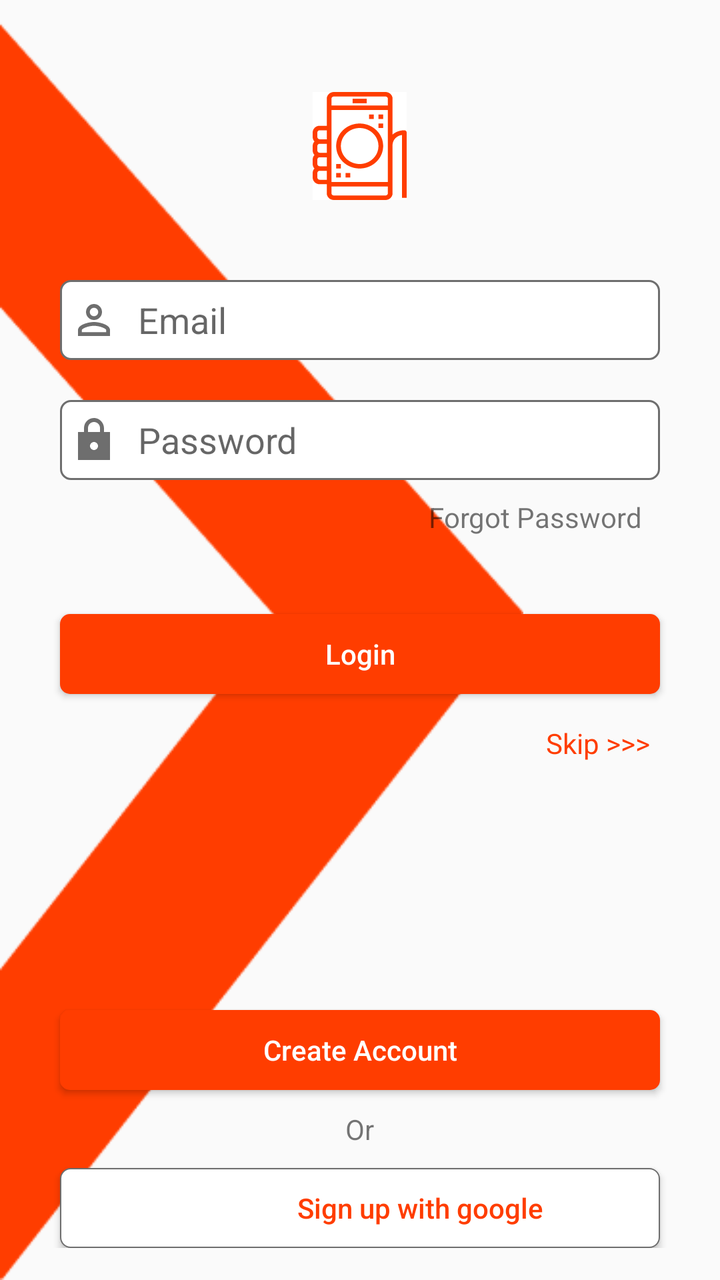
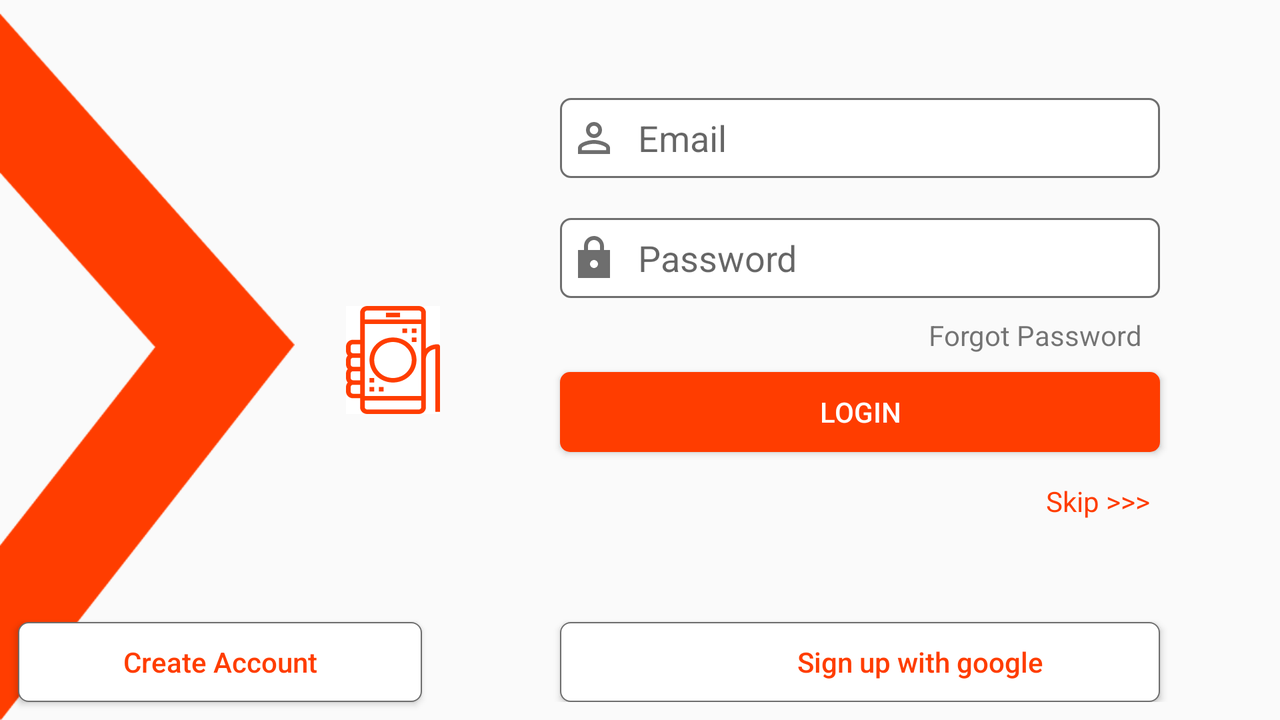

First picture: res/layout/ on a phone held upright. Second picture: the repository's own variant of that layout, on a device whose configuration matches the variant's folder. Source for both follows.
<!-- AndroidManifest.xml: application theme AppTheme -->
<!-- res/layout/activity_signn.xml -->
<?xml version="1.0" encoding="utf-8"?>
<RelativeLayout
    xmlns:android="http://schemas.android.com/apk/res/android"
    xmlns:app="http://schemas.android.com/apk/res-auto"
    xmlns:tools="http://schemas.android.com/tools"
    android:layout_width="match_parent"
    android:layout_height="match_parent"
    tools:context=".activities.SignInActivity">

    <ImageView
        android:layout_width="match_parent"
        android:layout_height="match_parent"
        android:adjustViewBounds="false"
        android:src="@drawable/nlogo"
        android:scaleType="fitStart"
         />
    <RelativeLayout
        android:padding="16dp"
        android:layout_width="match_parent"
        android:layout_height="match_parent">
        <View
            android:id="@+id/view6"
            android:layout_width="match_parent"
            android:layout_height="30dp"/>
        <ImageView
            android:layout_below="@+id/view6"
            android:layout_centerHorizontal="true"
            android:id="@+id/logo"
            app:srcCompat="@drawable/ic_logo"
            android:layout_width="wrap_content"
            android:layout_height="wrap_content" />

        <View
            android:id="@+id/view0"
            android:layout_below="@+id/logo"
            android:layout_width="match_parent"
            android:layout_height="40dp"/>

        <EditText
            android:drawableStart="@drawable/ic_user"
            android:drawableLeft="@drawable/ic_user"
            android:drawablePadding="10dp"
            android:hint="@string/hint_username"
            android:inputType="textEmailAddress"
            android:layout_below="@+id/view0"
            android:layout_centerHorizontal="true"
            android:layout_gravity="center"
            android:id="@+id/username_et"
            android:padding="5dp"
            android:minHeight="40dp"
            android:background="@drawable/text_drawable"
            android:layout_width="300dp"
            android:layout_height="wrap_content" />
        <View
            android:id="@+id/view1"
            android:layout_below="@+id/username_et"
            android:layout_width="match_parent"
            android:layout_height="20dp"/>

        <EditText
            android:drawableStart="@drawable/ic_lock_n"
            android:drawableLeft="@drawable/ic_lock_n"
            android:drawablePadding="10dp"
            android:hint="@string/hint_password"
            android:layout_centerHorizontal="true"
            android:layout_gravity="center"
            android:id="@+id/password_et"
            android:padding="5dp"
            android:layout_below="@+id/view1"
            android:minHeight="40dp"
            android:background="@drawable/text_drawable"
            android:layout_width="300dp"
            android:layout_height="wrap_content" />

        <TextView
            android:id="@+id/forgot_password_tv"
            android:clickable="true"
            android:focusable="true"
            android:padding="9dp"
            android:layout_below="@+id/password_et"
            android:layout_alignEnd="@+id/password_et"
            android:layout_alignRight="@+id/password_et"
            android:text="@string/forgot_password"
            android:layout_width="wrap_content"
            android:layout_height="wrap_content"
            android:foreground="?android:attr/selectableItemBackground"/>

        <View
            android:layout_below="@+id/forgot_password_tv"
            android:id="@+id/view2"
            android:layout_width="match_parent"
            android:layout_height="30dp"/>

        <Button
            android:layout_centerHorizontal="true"
            android:id="@+id/login_btn"
            android:layout_below="@+id/view2"
            android:layout_gravity="center"
            android:textAllCaps="false"
            android:text="@string/login"
            android:textColor="@color/white"
            android:background="@drawable/button_round_corner"
            android:layout_width="300dp"
            android:minHeight="40dp"
            android:layout_height="wrap_content"
            android:foreground="?android:attr/selectableItemBackground"/>

        
            
            
            
            
            
            
            
            
            
            
            

        <TextView
            android:clickable="true"
            android:focusable="true"
            android:padding="5dp"
            android:layout_marginTop="10dp"
            android:layout_alignEnd="@+id/login_btn"
            android:layout_alignRight="@+id/login_btn"
            android:layout_below="@+id/login_btn"
            android:textColor="@color/colorPrimary"
            android:text="@string/skip"
            android:id="@+id/skip"
            android:layout_width="wrap_content"
            android:layout_height="wrap_content"
            android:foreground="?android:attr/selectableItemBackground"/>

        <Button
            android:layout_centerHorizontal="true"
            android:id="@+id/create_acct_btn"
            android:layout_above="@+id/or"
            android:layout_gravity="center"
            android:textAllCaps="false"
            android:text="@string/create_acct"
            android:textColor="@color/white"
            android:background="@drawable/button_round_corner"
            android:layout_width="300dp"
            android:minHeight="40dp"
            android:layout_height="wrap_content"
            android:foreground="?android:attr/selectableItemBackground"/>

        <TextView
            android:id="@+id/or"
            android:layout_margin="10dp"
            android:layout_centerHorizontal="true"
            android:layout_above="@+id/google_sign_in"
            android:text="@string/or"
            android:layout_width="wrap_content"
            android:layout_height="wrap_content" />

        <Button
            android:layout_centerHorizontal="true"
            android:layout_alignParentBottom="true"
            android:layout_width="300dp"
            android:layout_height="wrap_content"
            android:layout_gravity="center_horizontal"
            android:drawableLeft="@drawable/ic_search"
            android:drawableStart="@drawable/ic_search"
            android:drawablePadding="-70dp"
            android:background="@drawable/edit_text_drawable"
            android:minHeight="40dp"
            android:id="@+id/google_sign_in"
            android:paddingStart="60dp"
            android:paddingLeft="60dp"
            android:text="@string/google_signin"
            android:foreground="?android:attr/selectableItemBackground"
            android:textAllCaps="false"
            android:textColor="@color/colorPrimary" />

    </RelativeLayout>

</RelativeLayout>
<!-- resources referenced by this layout -->
<resources>
  <color name="colorPrimary">#ff3d00</color>
  <color name="white">#ffffff</color>
  <!-- drawable button_round_corner (drawable) -->
  <?xml version="1.0" encoding="utf-8"?>
  <shape
      xmlns:android="http://schemas.android.com/apk/res/android"
      android:shape="rectangle">
      <solid android:color="@color/colorPrimary"/>
      <corners android:radius="5dp"/>
  
  </shape>
  <!-- drawable edit_text_drawable (drawable) -->
  <?xml version="1.0" encoding="utf-8"?>
  <shape
      xmlns:android="http://schemas.android.com/apk/res/android"
      android:shape="rectangle">
      <solid android:color="@color/white"/>
      <corners android:radius="5dp"/>
      <stroke android:color="@color/dimmerText"
          android:width="0.5dp"/>
  
  </shape>
  <!-- drawable ic_lock_n (drawable) -->
  <vector xmlns:android="http://schemas.android.com/apk/res/android"
      android:width="24dp"
      android:height="24dp"
      android:viewportWidth="24"
      android:viewportHeight="24">
    <path
        android:fillColor="#6E6E6E"
        android:pathData="M20,8h-3L17,6.21c0,-2.61 -1.91,-4.94 -4.51,-5.19C9.51,0.74 7,3.08 7,6v2L4,8v14h16L20,8zM12,17c-1.1,0 -2,-0.9 -2,-2s0.9,-2 2,-2 2,0.9 2,2 -0.9,2 -2,2zM9,8L9,6c0,-1.66 1.34,-3 3,-3s3,1.34 3,3v2L9,8z"/>
  </vector>
  <!-- drawable ic_logo: vector/xml drawable (drawable, 3016 chars, omitted) -->
  <!-- drawable ic_user (drawable) -->
  <vector xmlns:android="http://schemas.android.com/apk/res/android"
      android:width="24dp"
      android:height="24dp"
      android:viewportWidth="24"
      android:viewportHeight="24">
    <path
        android:fillColor="#6E6E6E"
        android:pathData="M12,5.9c1.16,0 2.1,0.94 2.1,2.1s-0.94,2.1 -2.1,2.1S9.9,9.16 9.9,8s0.94,-2.1 2.1,-2.1m0,9c2.97,0 6.1,1.46 6.1,2.1v1.1L5.9,18.1L5.9,17c0,-0.64 3.13,-2.1 6.1,-2.1M12,4C9.79,4 8,5.79 8,8s1.79,4 4,4 4,-1.79 4,-4 -1.79,-4 -4,-4zM12,13c-2.67,0 -8,1.34 -8,4v3h16v-3c0,-2.66 -5.33,-4 -8,-4z"/>
  </vector>
  <!-- drawable nlogo: png bitmap (drawable, 6771 bytes) -->
  <!-- drawable text_drawable (drawable) -->
  <?xml version="1.0" encoding="utf-8"?>
  <shape
      xmlns:android="http://schemas.android.com/apk/res/android">
      <corners android:radius="5dp"/>
      <solid android:color="@color/white"/>
      <stroke android:color="@color/dimmerText"
          android:width="1dp"/>
  </shape>
  <string name="create_acct">Create Account</string>
  <string name="forgot_password">Forgot Password</string>
  <string name="google_signin">Sign up with google</string>
  <string name="hint_password">Password</string>
  <string name="hint_username">Email</string>
  <string name="login">Login</string>
  <string name="or">Or</string>
  <string name="skip">Skip &gt;&gt;&gt;</string>
  <style name="AppTheme" parent="Theme.AppCompat.Light.NoActionBar">
          
          <item name="colorPrimary">@color/colorPrimary</item>
          <item name="colorPrimaryDark">@color/colorPrimaryDark</item>
          <item name="colorAccent">@color/colorAccent</item>
          <item name="fontPath">fonts/sedan_regular.ttf</item>
  
      </style>
  <color name="dimmerText">#6e6e6e</color>
  <color name="colorPrimaryDark">#c30000</color>
  <color name="colorAccent">#FF4081</color>
</resources>
<!-- res/layout-land/activity_signn.xml (the repository's variant of the layout above) -->
<!-- drawn on the phone turned sideways -->
<?xml version="1.0" encoding="utf-8"?>
<RelativeLayout
    xmlns:android="http://schemas.android.com/apk/res/android"
    xmlns:app="http://schemas.android.com/apk/res-auto"
    xmlns:tools="http://schemas.android.com/tools"
    android:layout_width="match_parent"
    android:layout_height="match_parent"
    tools:context=".activities.SignInActivity">

    <ImageView
        android:layout_width="match_parent"
        android:layout_height="match_parent"
        android:adjustViewBounds="false"
        android:src="@drawable/nlogo"
        android:scaleType="fitStart"
         />
    <LinearLayout
        android:orientation="horizontal"
        android:layout_width="match_parent"
        android:layout_height="match_parent">

        <RelativeLayout
            android:layout_width="220dp"
            android:layout_height="match_parent">
            <ImageView
                android:layout_alignParentRight="true"
                android:layout_alignParentEnd="true"
                android:layout_centerVertical="true"
                android:id="@+id/logo"
                app:srcCompat="@drawable/ic_logo"
                android:layout_width="wrap_content"
                android:layout_height="wrap_content" />
            <Button
                android:layout_margin="9dp"
                android:layout_centerHorizontal="true"
                android:id="@+id/create_acct_btn"
                android:layout_alignParentBottom="true"
                android:layout_gravity="center"
                android:textAllCaps="false"
                android:text="@string/create_acct"
                android:textColor="@color/colorPrimary"
                android:background="@drawable/edit_text_drawable"
                android:layout_width="300dp"
                android:minHeight="40dp"
                android:layout_height="wrap_content" />
        </RelativeLayout>

        <RelativeLayout
            android:padding="9dp"
            android:layout_width="match_parent"
            android:layout_height="match_parent">

            <View
                android:id="@+id/view0"
                android:layout_width="match_parent"
                android:layout_height="40dp"/>

            <EditText
                android:drawableStart="@drawable/ic_user"
                android:drawableLeft="@drawable/ic_user"
                android:drawablePadding="10dp"
                android:hint="@string/hint_username"
                android:layout_below="@+id/view0"
                android:layout_centerHorizontal="true"
                android:layout_gravity="center"
                android:id="@+id/username_et"
                android:padding="5dp"
                android:minHeight="40dp"
                android:background="@drawable/text_drawable"
                android:layout_width="300dp"
                android:layout_height="wrap_content" />
            <View
                android:id="@+id/view1"
                android:layout_below="@+id/username_et"
                android:layout_width="match_parent"
                android:layout_height="20dp"/>

            <EditText
                android:drawableStart="@drawable/ic_lock_n"
                android:drawableLeft="@drawable/ic_lock_n"
                android:drawablePadding="10dp"
                android:hint="@string/hint_password"
                android:layout_centerHorizontal="true"
                android:layout_gravity="center"
                android:id="@+id/password_et"
                android:padding="5dp"
                android:layout_below="@+id/view1"
                android:minHeight="40dp"
                android:background="@drawable/text_drawable"
                android:layout_width="300dp"
                android:layout_height="wrap_content" />
            <TextView
                android:id="@+id/forgot_password_tv"
                android:clickable="true"
                android:focusable="true"
                android:padding="9dp"
                android:layout_below="@+id/password_et"
                android:layout_alignEnd="@+id/password_et"
                android:layout_alignRight="@+id/password_et"
                android:text="@string/forgot_password"
                android:layout_width="wrap_content"
                android:layout_height="wrap_content"
                android:foreground="?android:attr/selectableItemBackground"/>


            <Button
                android:layout_centerHorizontal="true"
                android:id="@+id/login_btn"
                android:layout_below="@+id/forgot_password_tv"
                android:layout_gravity="center"
                android:text="@string/login"
                android:textColor="@color/white"
                android:background="@drawable/button_round_corner"
                android:layout_width="300dp"
                android:minHeight="40dp"
                android:layout_height="wrap_content" />

            <TextView
                android:clickable="true"
                android:focusable="true"
                android:padding="5dp"
                android:id="@+id/skip"
                android:layout_marginTop="10dp"
                android:layout_alignEnd="@+id/login_btn"
                android:layout_alignRight="@+id/login_btn"
                android:layout_below="@+id/login_btn"
                android:textColor="@color/colorPrimary"
                android:text="@string/skip"
                android:layout_width="wrap_content"
                android:layout_height="wrap_content"
                android:foreground="?android:attr/selectableItemBackground"/>



            <Button
                android:layout_centerHorizontal="true"
                android:layout_alignParentBottom="true"
                android:layout_width="300dp"
                android:layout_height="wrap_content"
                android:layout_gravity="center_horizontal"
                android:drawableLeft="@drawable/ic_search"
                android:drawableStart="@drawable/ic_search"
                android:drawablePadding="-70dp"
                android:minHeight="40dp"
                android:id="@+id/google_sign_in"
                android:paddingStart="60dp"
                android:paddingLeft="60dp"
                android:text="@string/google_signin"
                android:foreground="?android:attr/selectableItemBackground"
                android:textAllCaps="false"
                android:textColor="@color/colorPrimary"
                android:background="@drawable/edit_text_drawable"/>

        </RelativeLayout>
    </LinearLayout>


</RelativeLayout>
<!-- resources referenced by the variant -->
<!-- as the phone turned sideways resolves them -->
<resources>
  <color name="colorPrimary">#ff3d00</color>
  <color name="white">#ffffff</color>
  <!-- drawable button_round_corner (drawable) -->
  <?xml version="1.0" encoding="utf-8"?>
  <shape
      xmlns:android="http://schemas.android.com/apk/res/android"
      android:shape="rectangle">
      <solid android:color="@color/colorPrimary"/>
      <corners android:radius="5dp"/>
  
  </shape>
  <!-- drawable edit_text_drawable (drawable) -->
  <?xml version="1.0" encoding="utf-8"?>
  <shape
      xmlns:android="http://schemas.android.com/apk/res/android"
      android:shape="rectangle">
      <solid android:color="@color/white"/>
      <corners android:radius="5dp"/>
      <stroke android:color="@color/dimmerText"
          android:width="0.5dp"/>
  
  </shape>
  <!-- drawable ic_lock_n (drawable) -->
  <vector xmlns:android="http://schemas.android.com/apk/res/android"
      android:width="24dp"
      android:height="24dp"
      android:viewportWidth="24"
      android:viewportHeight="24">
    <path
        android:fillColor="#6E6E6E"
        android:pathData="M20,8h-3L17,6.21c0,-2.61 -1.91,-4.94 -4.51,-5.19C9.51,0.74 7,3.08 7,6v2L4,8v14h16L20,8zM12,17c-1.1,0 -2,-0.9 -2,-2s0.9,-2 2,-2 2,0.9 2,2 -0.9,2 -2,2zM9,8L9,6c0,-1.66 1.34,-3 3,-3s3,1.34 3,3v2L9,8z"/>
  </vector>
  <!-- drawable ic_logo: vector/xml drawable (drawable, 3016 chars, omitted) -->
  <!-- drawable ic_user (drawable) -->
  <vector xmlns:android="http://schemas.android.com/apk/res/android"
      android:width="24dp"
      android:height="24dp"
      android:viewportWidth="24"
      android:viewportHeight="24">
    <path
        android:fillColor="#6E6E6E"
        android:pathData="M12,5.9c1.16,0 2.1,0.94 2.1,2.1s-0.94,2.1 -2.1,2.1S9.9,9.16 9.9,8s0.94,-2.1 2.1,-2.1m0,9c2.97,0 6.1,1.46 6.1,2.1v1.1L5.9,18.1L5.9,17c0,-0.64 3.13,-2.1 6.1,-2.1M12,4C9.79,4 8,5.79 8,8s1.79,4 4,4 4,-1.79 4,-4 -1.79,-4 -4,-4zM12,13c-2.67,0 -8,1.34 -8,4v3h16v-3c0,-2.66 -5.33,-4 -8,-4z"/>
  </vector>
  <!-- drawable nlogo: png bitmap (drawable, 6771 bytes) -->
  <!-- drawable text_drawable (drawable) -->
  <?xml version="1.0" encoding="utf-8"?>
  <shape
      xmlns:android="http://schemas.android.com/apk/res/android">
      <corners android:radius="5dp"/>
      <solid android:color="@color/white"/>
      <stroke android:color="@color/dimmerText"
          android:width="1dp"/>
  </shape>
  <string name="create_acct">Create Account</string>
  <string name="forgot_password">Forgot Password</string>
  <string name="google_signin">Sign up with google</string>
  <string name="hint_password">Password</string>
  <string name="hint_username">Email</string>
  <string name="login">Login</string>
  <string name="skip">Skip &gt;&gt;&gt;</string>
  <style name="AppTheme" parent="Theme.AppCompat.Light.NoActionBar">
          
          <item name="colorPrimary">@color/colorPrimary</item>
          <item name="colorPrimaryDark">@color/colorPrimaryDark</item>
          <item name="colorAccent">@color/colorAccent</item>
          <item name="fontPath">fonts/sedan_regular.ttf</item>
  
      </style>
  <color name="dimmerText">#6e6e6e</color>
  <color name="colorPrimaryDark">#c30000</color>
  <color name="colorAccent">#FF4081</color>
</resources>
